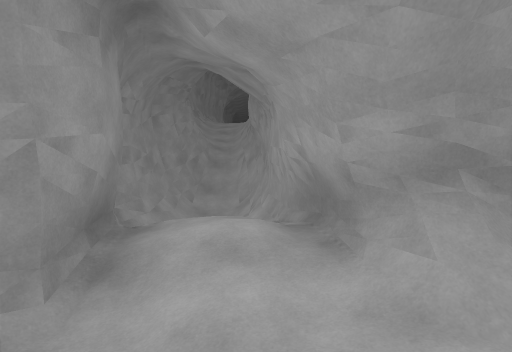
[1] (above)

17 first-person views from a walk through a Unity game level. The camera is 1.4 m above the floor, tilts 2° down and sees 75° across. The floor is counted in squares, 2 m on a side. Each view is taken from the middle of a square. On the plan, view 1 faces up. The plan holds only what a view shows up to about 10 squares ahead; the rest is blank. The place goes on beyond the plan. Surface patterns are stand-ins for the level's own textures.

[2]
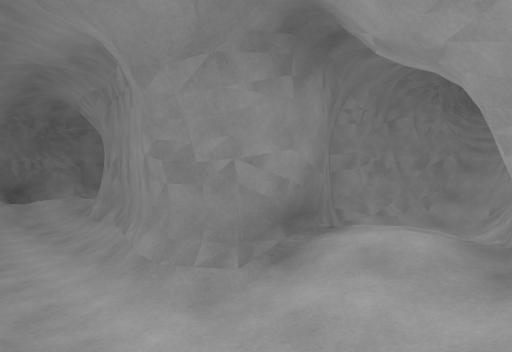

[3]
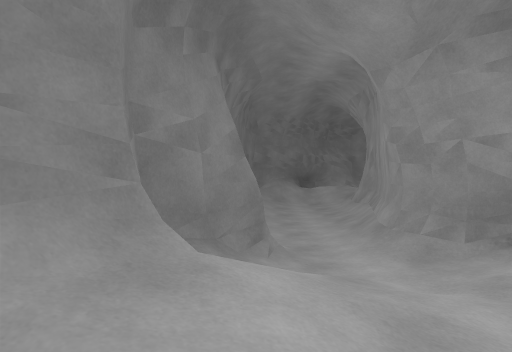

[4]
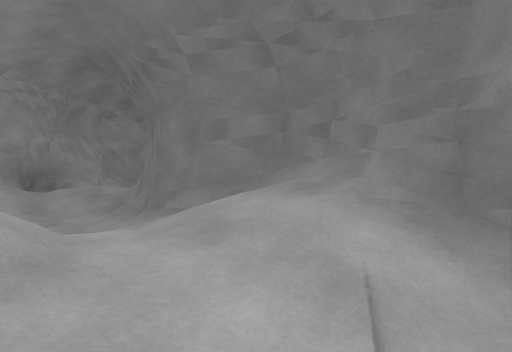

[5]
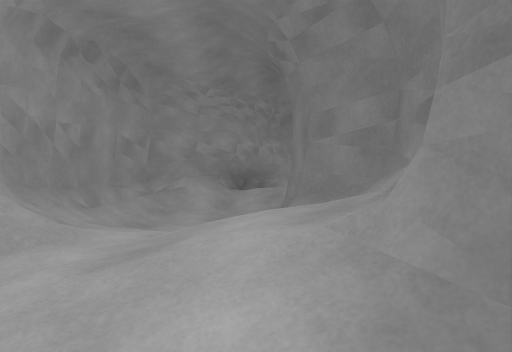

[6]
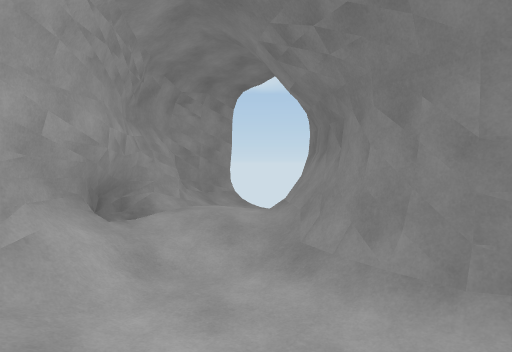

[7]
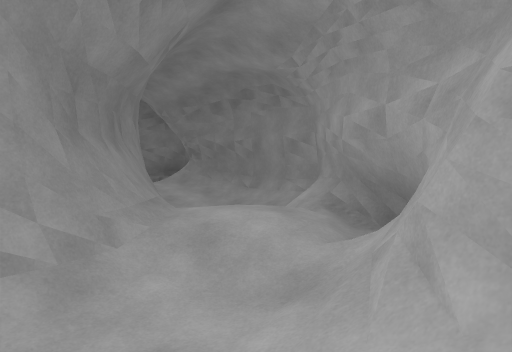

[8]
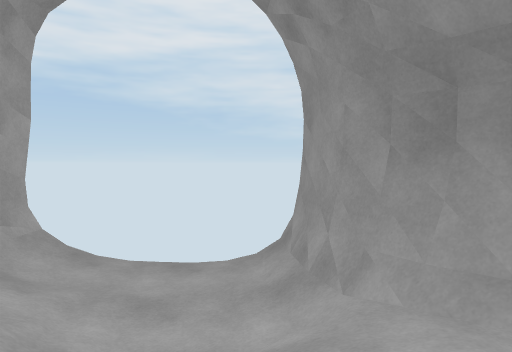

[9]
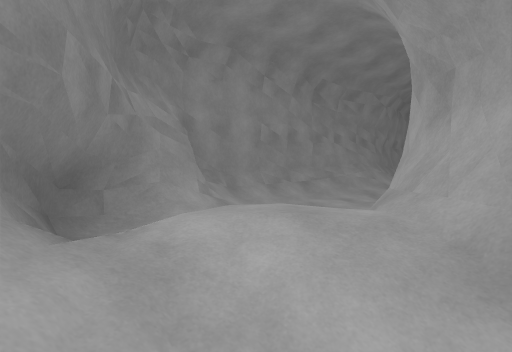

[10]
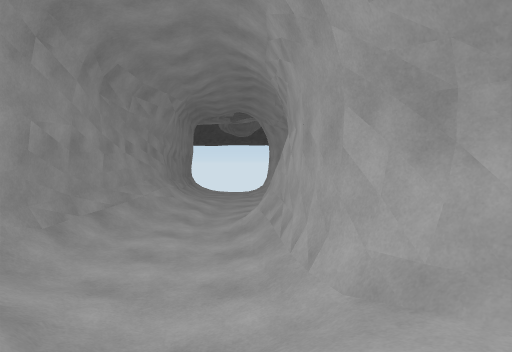

[11]
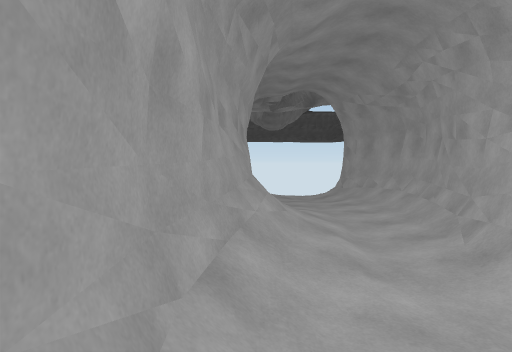

[12]
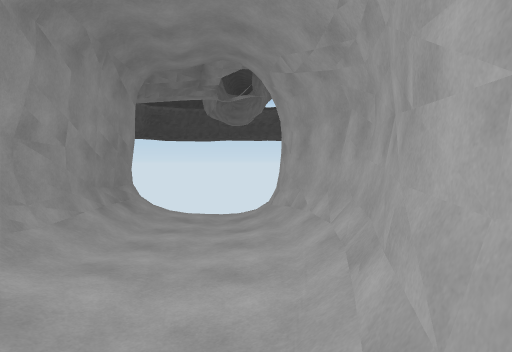

[13]
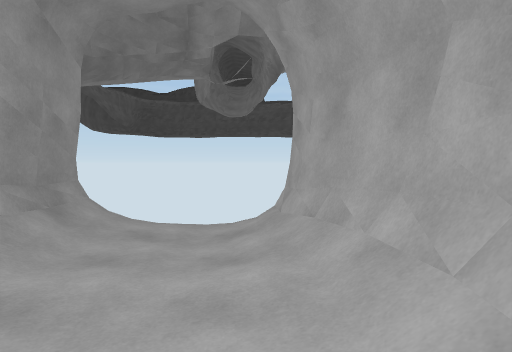

[14]
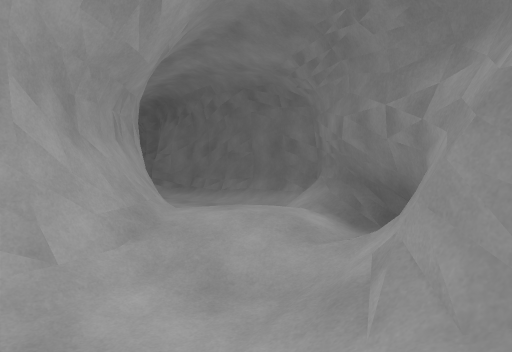

[15]
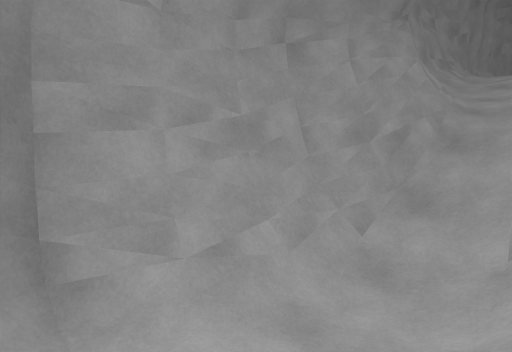

[16]
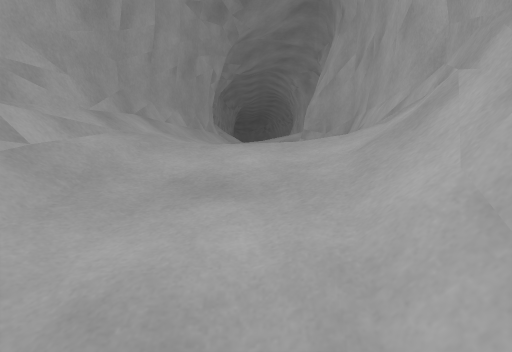

[17]
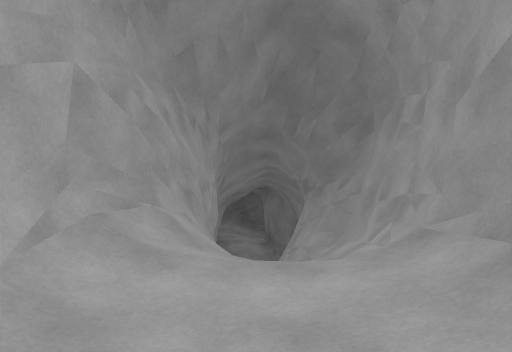

### Floor plan
Key: @ floor where view 1 was taken; # wall or solid block; . main floor; : floor 0.25 m higher than the main floor; - floor 0.25 m lower than the main floor; + floor 0.5 m higher than the main floor; * floor 0.75 m higher than the main floor; % floor 1 m higher than the main floor; & floor 1.25 m higher than the main floor; $ floor 6 m higher than the main floor; / step, stairs or slope.
Columns run from 13 left of view 1 to 10 right of it. Each row starts with its distance up from view 1.
 22            #
 21            #
 20  ##
 19  $$
 18 //#//      # ##
 17 #####      #$/#
 16           #/$/#
 15  #####    #/$/#
 14  #/./#    #///#
 13  #/./#    #//##
 12  #/.:#    #//#
 11  ##.:#    ##/#
 10   /::#     #/#
  9   #//#     #/#
  8  ##./#     #/#
  7  #/./#    ##-##
  6  #/./#    #/./#
  5  #/./#    ## /#
  4  ##/.##    #/%#
  3   #//*######/&#####
  2   ##//.///##+*##//###
  1    ##/......:/*+:../##
  0     ###////#/@&///.//##
 -1       #############*//#
 -2                   ##./##
 -3                    #/./#
 -4                    #   #

Positions as (right, up) in squares from view 1, and headings:
1: (0, 0), facing up
2: (1, 0), facing up-left
3: (2, 0), facing left
4: (-1, 2), facing down-right
5: (-1, 0), facing right
6: (3, 2), facing down-right
7: (9, -3), facing up-left
8: (7, 0), facing down
9: (-7, 1), facing up-left
10: (-9, 2), facing up
11: (-11, 5), facing up
12: (-9, 8), facing up
13: (-9, 10), facing up
14: (-11, 5), facing down-right
15: (0, 5), facing up-left
16: (-1, 12), facing up
17: (-1, 17), facing down
